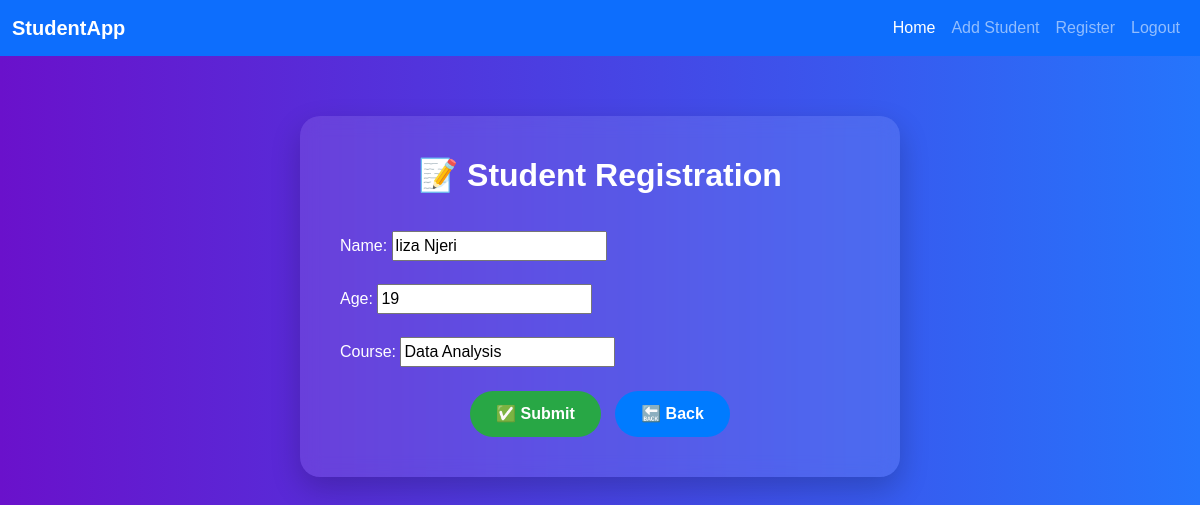
Page /edit/2/ on the committed database.
### crudapp/models.py (models this page shows, shortened)
class Student(models.Model):
    name = models.CharField(max_length=100)
    age = models.IntegerField()
    course = models.CharField(max_length=100)

### crudapp/views.py (the view)
# urls.py: path('edit/<int:pk>/', views.edit_student, name='edit_student'),
def edit_student(request, pk):
    student = get_object_or_404(Student, pk=pk)
    form = StudentForm(request.POST or None, instance=student)
    if form.is_valid():
        form.save()
        messages.success(request, "Student updated successfully!")
        return redirect('student_list')
    return render(request, 'studentform.html', {'form': form})

### crudapp/forms.py
class StudentForm(forms.ModelForm):
    class Meta:
        model = Student
        fields = ['name', 'age', 'course']

### crudapp/templates/studentform.html (shortened to what this page needs)
{% extends 'base.html' %}
{% block content %}
<div class="student-form-box">
    <h2>📝 Student Registration</h2>
    <form method="post">
        {{ form.as_p }}
        <div class="text-center mt-4">
            <button type="submit" class="btn btn-submit">✅ Submit</button>
            <a href="{% url 'student_list' %}" class="btn btn-back">🔙 Back</a>
        </div>
    </form>
</div>
{% endblock %}

### crudapp/templates/base.html (style rules this page uses)
body { background-color: #f8f9fa; font-family: 'Poppins', sans-serif; }

### crudapp/templates/studentform.html (style rules this page uses)
body { background: linear-gradient(to right, #6a11cb, #2575fc); }
.student-form-box { background: rgba(255, 255, 255, 0.1); backdrop-filter: blur(10px); border-radius: 20px; padding: 40px; margin: 60px auto; max-width: 600px; color: white; box-shadow: 0 12px 30px rgba(0, 0, 0, 0.2); }
.student-form-box h2 { text-align: center; margin-bottom: 30px; font-weight: bold; }
label { font-weight: 500; margin-top: 10px; }
.btn-submit { background-color: #28a745; color: white; border-radius: 25px; padding: 10px 25px; font-weight: bold; }
.btn-back { background-color: #007bff; color: white; border-radius: 25px; padding: 10px 25px; font-weight: bold; margin-left: 10px; }

### rows in the picture
Student: name "liza Njeri", age "19", course "Data Analysis"
